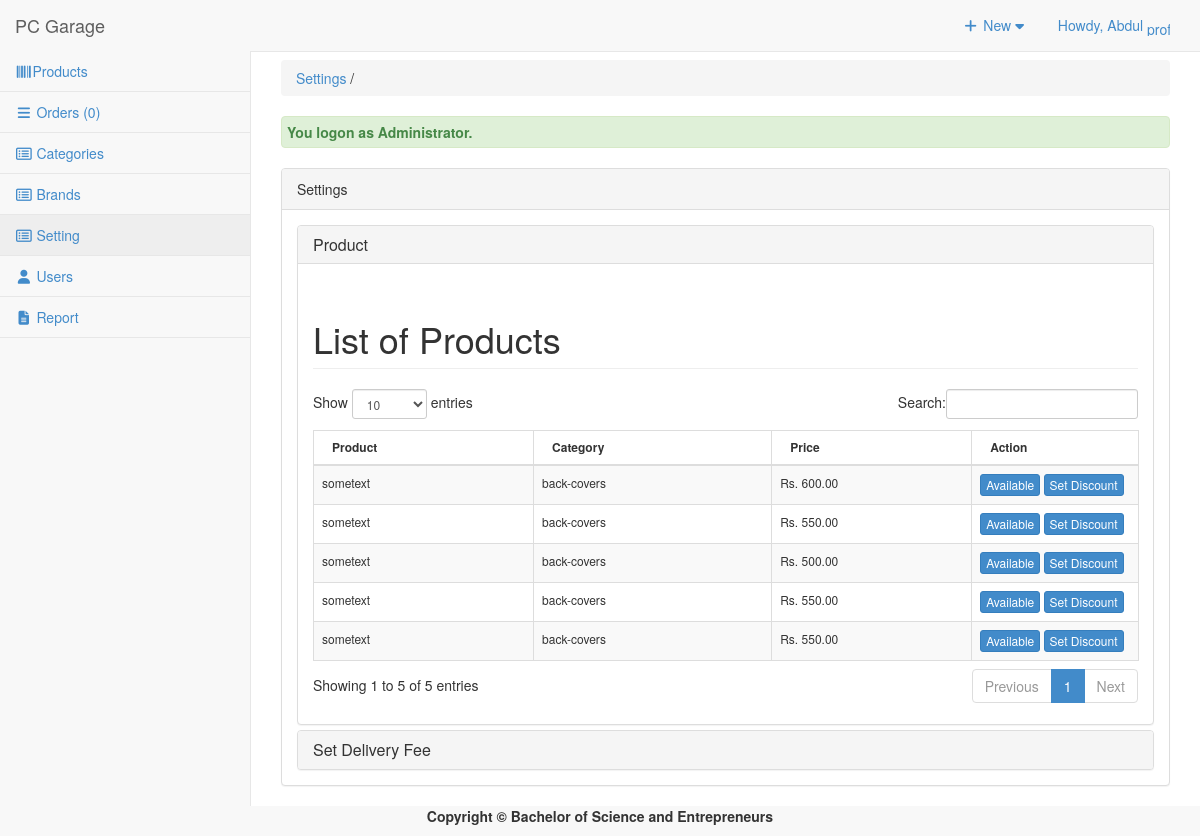
/admin/settings/index.php (signed in), run on the app's committed database.
### tables this page shows
CREATE TABLE `tblpromopro` (
  `PROMOID` int(11) NOT NULL,
  `PROID` int(11) NOT NULL,
  `PRODISCOUNT` double NOT NULL,
  `PRODISPRICE` double NOT NULL,
  `PROBANNER` tinyint(4) NOT NULL,
  `PRONEW` tinyint(4) NOT NULL
);

CREATE TABLE `tblproduct` (
  `PROID` int(11) NOT NULL,
  `PRODNAME` varchar(255) NOT NULL,
  `PRODESC` varchar(255) DEFAULT NULL,
  `INGREDIENTS` varchar(255) NOT NULL,
  `PROQTY` int(11) DEFAULT NULL,
  `ORIGINALPRICE` double NOT NULL,
  `PROPRICE` double DEFAULT NULL,
  `CATEGID` int(11) DEFAULT NULL,
  `BRID` int(11) NOT NULL,
  `IMAGES` varchar(255) DEFAULT NULL,
  `PROSTATS` varchar(30) DEFAULT NULL,
  `OWNERNAME` varchar(90) NOT NULL,
  `OWNERPHONE` varchar(90) NOT NULL
);

CREATE TABLE `tblcategory` (
  `CATEGID` int(11) NOT NULL,
  `CATEGORIES` varchar(255) NOT NULL,
  `USERID` int(11) NOT NULL,
  `CATIMAGE` varchar(255) NOT NULL
);

### admin/settings/index.php (called while the page is built, shortened)
<?php
require_once ("../theme/templates.php");
?>

### include/database.php (called while the page is built, shortened)
<?php
class Database {
	var $sql_string = '';
	private $conn;
	public function open_connection() {
		$this->conn = mysqli_connect(server,user,pass);
		if(!$this->conn){
			echo "Problem in database connection! Contact administrator!";
			exit();
		}else{
			$db_select = mysqli_select_db($this->conn,database_name);
		}
	}
	function setQuery($sql='') {
		$this->sql_string=$sql;
	}
	function executeQuery() {
		$result = mysqli_query($this->conn,$this->sql_string);
		return $result;
	}
	private function confirm_query($result) {
		return $result;
	}
	function loadResultList( $key='' ) {
		$cur = $this->executeQuery();
		$array = array();
		while ($row = mysqli_fetch_object($cur)) {
			if ($key) {
				$array[$row->$key] = $row;
			} else {
				$array[] = $row;
			}
		}
		return $array;
	}
}
$mydb = new Database();
?>

### admin/settings/listproduct.php (the view, shortened to what this page needs)
<div class="row">
     	 <div class="col-lg-12">
          <h1 class="page-header">List of Products   </h1>
     		</div>
 		 </div>
	    <form action="controller.php?action=delete" Method="POST">
	    <div class="table-responsive">
		<table id="dash-table"  class="table table-striped table-bordered table-hover "  style="font-size:12px" cellspacing="0" >
		  <thead>
		  	<tr>
		  		<th>Product</th>
		  		<th>Category</th>
		  		<th>Price</th>
		  		<th width="130">Action</th>
		  	</tr>
		  </thead>
	  <tbody>
		  	<?php
		  		$query = "SELECT * FROM `tblpromopro` pr , `tblproduct` p , `tblcategory` c
         					 WHERE pr.`PROID`=p.`PROID` AND  p.`CATEGID` = c.`CATEGID` ";
		  		$mydb->setQuery($query);
		  		$cur = $mydb->loadResultList();
				foreach ($cur as $result) {
		  		echo '<tr>';
		  		echo '<td>'.$result->PRODESC.'</td>';
		  		echo '<td>'. $result->CATEGORIES.'</td>';
		  		echo '<td> Rs. '.  number_format($result->PRODISPRICE,2).'</td>';
		  		if ($result->PROSTATS=='Available'){
		  			$stats = 'Available';
		  		}else{
		  			$stats = 'NotAvailable';
		  		}
		  		echo
		  		 '<td align="left">
					<a href="'.web_root.'admin/settings/controller.php?action=editStatus&id='.$result->PROID.'&stats='.$stats.'" class="btn btn-primary btn-xs">'.$stats.'</a>
					<a href="setDiscount.php?id='.$result->PROID.'" data-toggle="lightbox"  class="btn btn-primary btn-xs">Set Discount</a>
		  		 </td>';
		  	}
		  	?>
		  </tbody>
		</table>
		</div>
		</form>

### admin/css/sb-admin-2.css (style rules this page uses)
body { background-color: #f8f8f8; }

### data on the page
tblpromopro: PROID.PRODESC "sometext", tblcategory.CATEGORIES "back-covers", PRODISPRICE "600.00", PROID.PROSTATS "Available"
tblpromopro: PROID.PRODESC "sometext", tblcategory.CATEGORIES "back-covers", PRODISPRICE "550.00", PROID.PROSTATS "Available"
tblpromopro: PROID.PRODESC "sometext", tblcategory.CATEGORIES "back-covers", PRODISPRICE "500.00", PROID.PROSTATS "Available"
tblpromopro: PROID.PRODESC "sometext", tblcategory.CATEGORIES "back-covers", PRODISPRICE "550.00", PROID.PROSTATS "Available"
tblpromopro: PROID.PRODESC "sometext", tblcategory.CATEGORIES "back-covers", PRODISPRICE "550.00", PROID.PROSTATS "Available"

### other printed values
$_SESSION['U_NAME'] "Abdul"
$res "0"
$title "Settings"
$_SESSION['message'] "You logon as Administrator."
